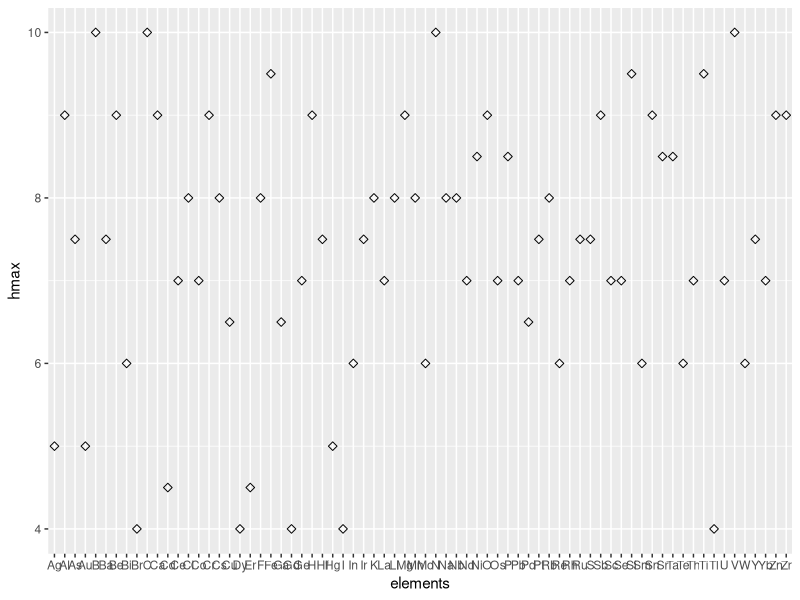

Here is the R script that generated this plot:
## ---- chunk 1
#| code-fold: true
#| code-summary: "Code"
#| output: false
library(tidyverse)
# result <- read.csv(file = 'total_elements_mindat.csv')
result <- read.csv(file = 'hardness.csv')
## ---- chunk 2
#| code-fold: true
#| code-summary: "Code"
glimpse(result)
## ---- chunk 3
#| code-fold: true
#| code-summary: "Mineral Species Attributes"
c('elements', 'hmin', 'hmin_mineral', 'hmax', 'hmax_mineral', 'hmean')
## ---- chunk 4
#| code-fold: true
#| code-summary: "Code"
head(result)
## ---- chunk 5
library(ggplot2)
ggplot(result, aes(x=elements, y=hmax)) +
  geom_point(size=2, shape=23)


